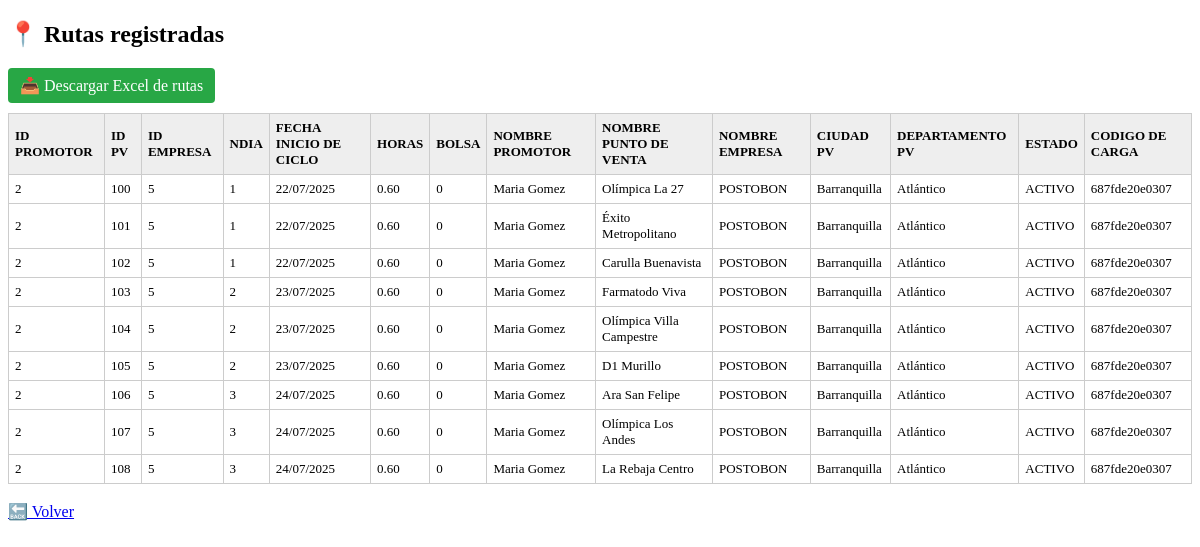
The app's page /ver_rutas.php (signed in) with its own data.
### tables this page shows
CREATE TABLE `rutas` (
  `id` int(11) NOT NULL,
  `id_promotor` int(11) DEFAULT NULL,
  `id_pv` int(11) DEFAULT NULL,
  `id_empresa` int(11) DEFAULT NULL,
  `ndia` int(11) DEFAULT NULL,
  `fecha_inicio` date DEFAULT NULL,
  `horas` decimal(5,2) DEFAULT NULL,
  `bolsa` int(11) DEFAULT NULL,
  `nombre_promotor` varchar(150) DEFAULT NULL,
  `nombre_punto_venta` varchar(150) DEFAULT NULL,
  `nombre_empresa` varchar(150) DEFAULT NULL,
  `ciudad_pv` varchar(100) DEFAULT NULL,
  `departamento_pv` varchar(100) DEFAULT NULL,
  `estado` enum('ACTIVO','INACTIVO') DEFAULT 'ACTIVO',
  `codigo_carga` varchar(100) DEFAULT NULL,
  `foto` varchar(255) DEFAULT NULL
);

### ver_rutas.php (the view, shortened to what this page needs)
<?php
include 'conexion.php';
$sql = "SELECT * FROM rutas ORDER BY codigo_carga DESC, id_promotor ASC, fecha_inicio ASC";
$result = mysqli_query($conn, $sql);
?>
<!DOCTYPE html>
<html lang="es">
<head>
</head>
<body>
    <h2>📍 Rutas registradas</h2>
    <a href="exportar_rutas_excel.php" class="export-btn">📥 Descargar Excel de rutas</a>
    <table>
        <thead>
            <tr>
                <th>ID PROMOTOR</th>
                <th>ID PV</th>
                <th>ID EMPRESA</th>
                <th>NDIA</th>
                <th>FECHA INICIO DE CICLO</th>
                <th>HORAS</th>
                <th>BOLSA</th>
                <th>NOMBRE PROMOTOR</th>
                <th>NOMBRE PUNTO DE VENTA</th>
                <th>NOMBRE EMPRESA</th>
                <th>CIUDAD PV</th>
                <th>DEPARTAMENTO PV</th>
                <th>ESTADO</th>
                <th>CODIGO DE CARGA</th>
            </tr>
        </thead>
        <tbody>
            <?php while ($row = mysqli_fetch_assoc($result)): ?>
                <tr>
                    <td><?= $row['id_promotor'] ?></td>
                    <td><?= $row['id_pv'] ?></td>
                    <td><?= $row['id_empresa'] ?></td>
                    <td><?= $row['ndia'] ?></td>
                    <td><?= date('d/m/Y', strtotime($row['fecha_inicio'])) ?></td>
                    <td><?= $row['horas'] ?></td>
                    <td><?= $row['bolsa'] ?></td>
                    <td><?= htmlspecialchars($row['nombre_promotor']) ?></td>
                    <td><?= htmlspecialchars($row['nombre_punto_venta']) ?></td>
                    <td><?= htmlspecialchars($row['nombre_empresa']) ?></td>
                    <td><?= $row['ciudad_pv'] ?></td>
                    <td><?= $row['departamento_pv'] ?></td>
                    <td><?= $row['estado'] ?></td>
                    <td><?= $row['codigo_carga'] ?></td>
                </tr>
            <?php endwhile; ?>
        </tbody>
    </table>
    <br><a href="dashboard.php">🔙 Volver</a>
</body>
</html>

### ver_rutas.php (style rules this page uses)
table { border-collapse: collapse; width: 100%; font-size: 13px; }
th, td { border: 1px solid #ccc; padding: 6px; text-align: left; }
th { background: #eee; }
.export-btn { background-color: #28a745; color: white; border: none; padding: 8px 12px; text-decoration: none; border-radius: 4px; margin-bottom: 10px; display: inline-block; }

### records on screen
rutas: id_promotor "2", id_pv "100", id_empresa "5", ndia "1", fecha_inicio "22/07/2025", horas "0.60", bolsa "0", nombre_promotor "Maria Gomez", nombre_punto_venta "Olímpica La 27", nombre_empresa "POSTOBON", ciudad_pv "Barranquilla", departamento_pv "Atlántico", estado "ACTIVO", codigo_carga "687fde20e0307"
rutas: id_promotor "2", id_pv "101", id_empresa "5", ndia "1", fecha_inicio "22/07/2025", horas "0.60", bolsa "0", nombre_promotor "Maria Gomez", nombre_punto_venta "Éxito Metropolitano", nombre_empresa "POSTOBON", ciudad_pv "Barranquilla", departamento_pv "Atlántico", estado "ACTIVO", codigo_carga "687fde20e0307"
rutas: id_promotor "2", id_pv "102", id_empresa "5", ndia "1", fecha_inicio "22/07/2025", horas "0.60", bolsa "0", nombre_promotor "Maria Gomez", nombre_punto_venta "Carulla Buenavista", nombre_empresa "POSTOBON", ciudad_pv "Barranquilla", departamento_pv "Atlántico", estado "ACTIVO", codigo_carga "687fde20e0307"
rutas: id_promotor "2", id_pv "103", id_empresa "5", ndia "2", fecha_inicio "23/07/2025", horas "0.60", bolsa "0", nombre_promotor "Maria Gomez", nombre_punto_venta "Farmatodo Viva", nombre_empresa "POSTOBON", ciudad_pv "Barranquilla", departamento_pv "Atlántico", estado "ACTIVO", codigo_carga "687fde20e0307"
rutas: id_promotor "2", id_pv "104", id_empresa "5", ndia "2", fecha_inicio "23/07/2025", horas "0.60", bolsa "0", nombre_promotor "Maria Gomez", nombre_punto_venta "Olímpica Villa Campestre", nombre_empresa "POSTOBON", ciudad_pv "Barranquilla", departamento_pv "Atlántico", estado "ACTIVO", codigo_carga "687fde20e0307"
rutas: id_promotor "2", id_pv "105", id_empresa "5", ndia "2", fecha_inicio "23/07/2025", horas "0.60", bolsa "0", nombre_promotor "Maria Gomez", nombre_punto_venta "D1 Murillo", nombre_empresa "POSTOBON", ciudad_pv "Barranquilla", departamento_pv "Atlántico", estado "ACTIVO", codigo_carga "687fde20e0307"
rutas: id_promotor "2", id_pv "106", id_empresa "5", ndia "3", fecha_inicio "24/07/2025", horas "0.60", bolsa "0", nombre_promotor "Maria Gomez", nombre_punto_venta "Ara San Felipe", nombre_empresa "POSTOBON", ciudad_pv "Barranquilla", departamento_pv "Atlántico", estado "ACTIVO", codigo_carga "687fde20e0307"
rutas: id_promotor "2", id_pv "107", id_empresa "5", ndia "3", fecha_inicio "24/07/2025", horas "0.60", bolsa "0", nombre_promotor "Maria Gomez", nombre_punto_venta "Olímpica Los Andes", nombre_empresa "POSTOBON", ciudad_pv "Barranquilla", departamento_pv "Atlántico", estado "ACTIVO", codigo_carga "687fde20e0307"
rutas: id_promotor "2", id_pv "108", id_empresa "5", ndia "3", fecha_inicio "24/07/2025", horas "0.60", bolsa "0", nombre_promotor "Maria Gomez", nombre_punto_venta "La Rebaja Centro", nombre_empresa "POSTOBON", ciudad_pv "Barranquilla", departamento_pv "Atlántico", estado "ACTIVO", codigo_carga "687fde20e0307"
